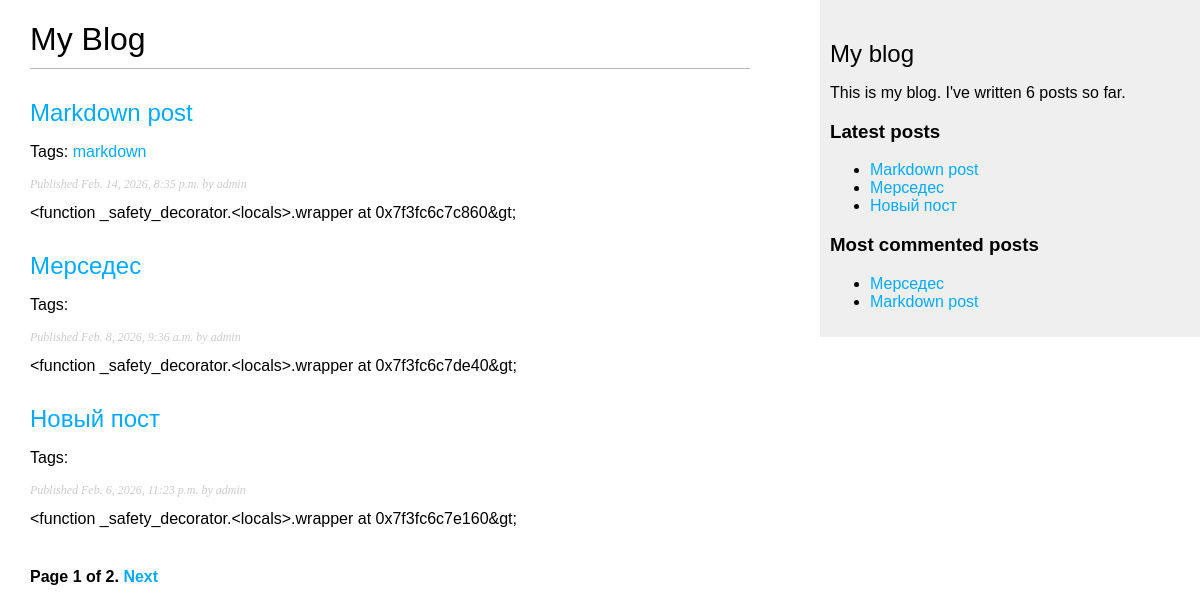
/blog/?page=1, run on the app's committed database.
### blog/models.py (models this page shows, shortened)
class Post(models.Model):
    class Status(models.TextChoices):
        DRAFT = 'DF', 'Draft'
        PUBLISHED = 'PB', 'Published'
    title = models.CharField(max_length=255)
    slug = models.SlugField(max_length=250, unique_for_date='publish')
    author = models.ForeignKey(User, on_delete=models.CASCADE, related_name='blog_posts')
    body = models.TextField()
    publish = models.DateTimeField(default=timezone.now())
    created = models.DateTimeField(auto_now_add=True)
    updated = models.DateTimeField(auto_now=True)
    status = models.CharField(max_length=2, choices=Status.choices, default=Status.DRAFT)
    objects = models.Manager()
    published = PublishedManager()
    tags = TaggableManager()
    def get_absolute_url(self):
        return reverse('blog:post_detail', args=[self.publish.year, self.publish.month, self.publish.day, self.slug])
    class Meta:
        ordering = ['-publish']
        indexes = [
            models.Index(fields=['-publish']),
        ]

### blog/views.py (the view)
# urls.py: path('', views.post_list, name='post_list'),
def post_list(request, tag_slug=None):
    post_list = Post.published.all()
    tag = None
    if tag_slug:
        tag = get_object_or_404(Tag, slug=tag_slug)
        post_list = post_list.filter(tags=tag)
    paginator = Paginator(post_list, 3)
    page_number = request.GET.get('page', 1)
    try:
        posts = paginator.page(page_number)
    except PageNotAnInteger:
        posts = paginator.page(1)
    except EmptyPage:
        posts = paginator.page(paginator.num_pages)
    return render(request,
                  'blog/post/list.html',{'posts': posts, 'tag': tag})

### blog/models.py (called while the page is built)
    def get_queryset(self):
        return super().get_queryset().filter(status=Post.Status.PUBLISHED)

### blog/templatetags/blog_tags.py (called while the page is built)
@register.simple_tag
def total_posts():
    return Post.published.count()

@register.inclusion_tag('blog/post/latest_posts.html')
def show_latest_posts(count=5):
    latest_posts = Post.published.order_by('-publish')[:count]
    return {'latest_posts': latest_posts}

@register.simple_tag
def get_most_commented_posts(count=5):
    return Post.published.annotate(total_comments=Count('comments')).exclude(total_comments=0).order_by('-total_comments')[:count]

@register.filter(name='markdown')
def markdown_format(text):
    clean_text = nh3.clean(markdown.markdown(text))
    return mark_safe(clean_text)

### templates/blog/post/list.html (shortened to what this page needs)
{% extends 'blog/base.html' %}
{% load blog_tags %}
{% block content %}
    <h1>My Blog</h1>
    {% for post in posts %}
        <h2>
            <a href="{{ post.get_absolute_url }}">{{ post.title }}</a>
        </h2>
        <p class="tags">
            Tags:
            {% for tag in post.tags.all %}
                <a href="{% url 'blog:post_list_by_tag' tag.slug %}">
                    {{ tag.name }}
                </a>
            {% endfor %}
        </p>
        <p class="date">
            Published {{ post.publish }} by {{ post.author }}
        </p>
        {{ post.body|markdown|truncatewords_html:30 }}
    {% endfor %}
    {% include 'pagination.html' with page=posts %}
{% endblock %}

### templates/blog/base.html (shortened to what this page needs)
{% load blog_tags %}
{% load static %}
<!DOCTYPE html>
<html lang="en">
<head>
    <link rel="stylesheet" href="{% static 'css/blog.css' %}">
</head>
<body>
    <div id="content">
        {% block content %}
        {% endblock %}
    </div>
    <div id="sidebar">
        <h2>My blog</h2>
        <p>
            This is my blog.
            I've written {% total_posts %} posts so far.
        </p>
        <h3>Latest posts</h3>
        {% show_latest_posts 3 %}
        <h3>Most commented posts</h3>
        {% get_most_commented_posts as most_commented_posts %}
        <ul>
            {% for post in most_commented_posts %}
            <li>
                <a href="{{ post.get_absolute_url }}">{{ post.title }}</a>
            </li>
            {% endfor %}
        </ul>
    </div>
</body>
</html>

### templates/blog/post/latest_posts.html
<ul>
	{% for post in latest_posts %}
		<li>
			<a href="{{ post.get_absolute_url }}">{{ post.title }}</a>
		</li>
	{% endfor %}
</ul>

### blog/static/css/blog.css (style rules this page uses)
body { margin: 0; padding: 0; font-family: Helvetica, sans-serif; }
a { color: #00abff; text-decoration: none; }
h1 { font-weight: normal; border-bottom: 1px solid #bbb; padding: 0 0 10px 0; }
h2 { font-weight: normal; margin: 30px 0 0; }
#content { float: left; width: 60%; padding: 0 0 0 30px; }
#sidebar { float: right; width: 30%; padding: 10px; background: #efefef; height: 100%; }
p.date { color: #ccc; font-family: georgia, serif; font-size: 12px; font-style: italic; }

### data on the page
Post: title "Markdown post", publish "Feb. 14, 2026, 8:35 p.m.", author "admin", body "<function _safety_decorator.<locals>.wrapper at 0x7f3fc6c7c860&gt;"
Tag: name "markdown"
Post: title "Мерседес", publish "Feb. 8, 2026, 9:36 a.m.", author "admin", body "<function _safety_decorator.<locals>.wrapper at 0x7f3fc6c7de40&gt;"
Post: title "Новый пост", publish "Feb. 6, 2026, 11:23 p.m.", author "admin", body "<function _safety_decorator.<locals>.wrapper at 0x7f3fc6c7e160&gt;"

### other printed values
{{ page.number }} "1"
{{ page.paginator.num_pages }} "2"
